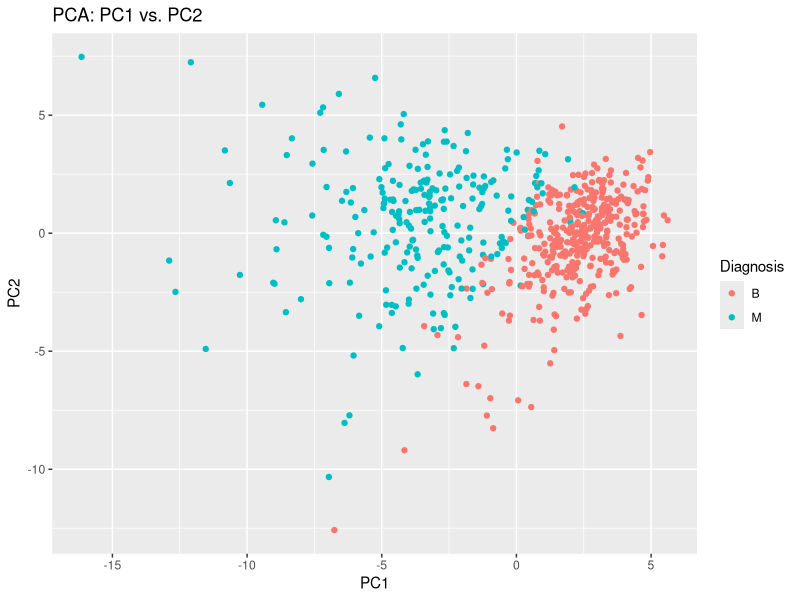
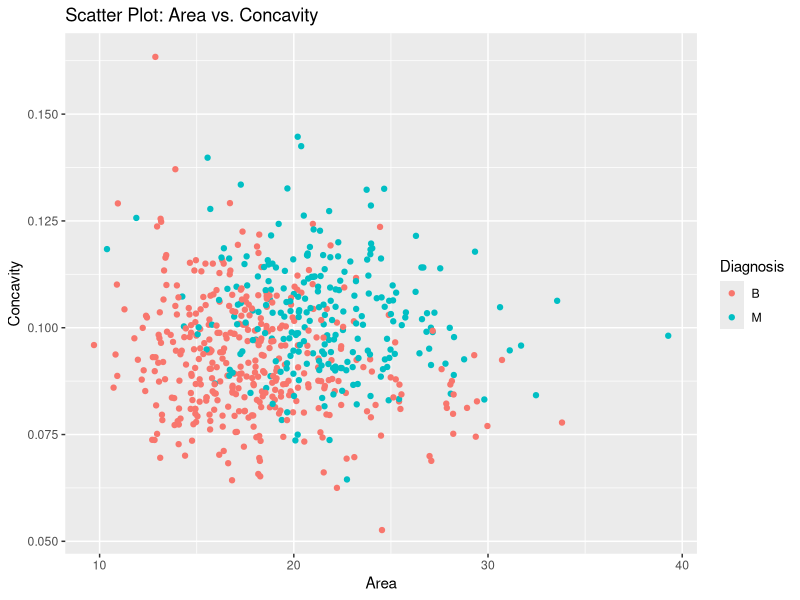
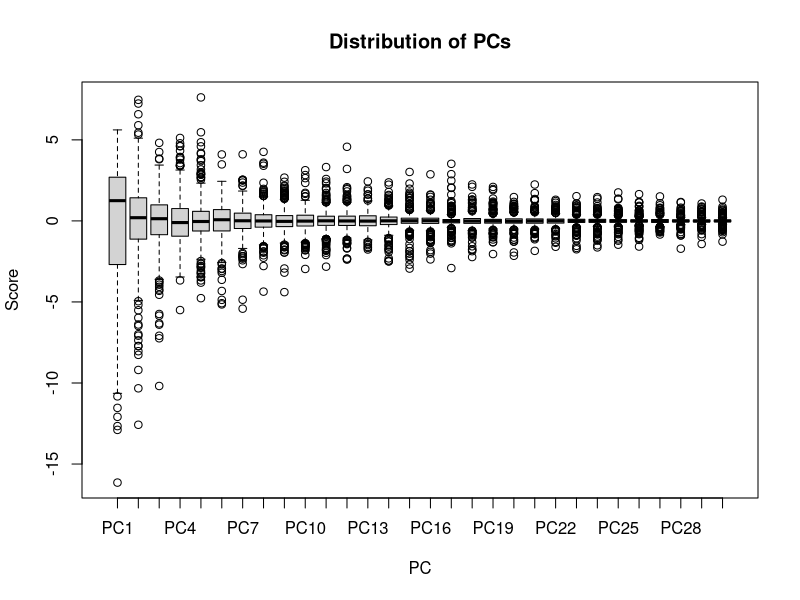

These charts were generated, in order, by the following R code:
## ---- chunk 1
ovarian.dataset <- read.delim("ovarian.data", sep=",", header = FALSE)
features <- c("perimeter", "area", "smoothness", "symmetry", "concavity", paste("protein", seq(1, 25), sep=""))
names(ovarian.dataset) <- c("cell_id", "diagnosis", features) # paste0(features,"_mean"), paste0(features,"_se"), paste0(features,"_worst")
head(ovarian.dataset)
## ---- chunk 2

data_subset <- ovarian.dataset[, c(3:ncol(ovarian.dataset))]

pca_result <- prcomp(data_subset, center = TRUE, scale. = TRUE)

summary(pca_result)

## ---- chunk 3
pca_summary <- summary(pca_result)

cumulative_variances <- pca_summary$importance[3, ]

num_pcs_for_90_percent_variance <- which(cumulative_variances >= 0.90)[1]

cat("Number of PCs needed to preserve 90% of the variance: ", num_pcs_for_90_percent_variance, "\n")

## ---- chunk 4
library(ggplot2)

pca_data <- as.data.frame(pca_result$x[, c(1, 2)])

ggplot(pca_data, aes(x = PC1, y = PC2))+
  geom_point(aes(color=ovarian.dataset$diagnosis))+
  labs(title = "PCA: PC1 vs. PC2", x = "PC1", y = "PC2", color = "Diagnosis") 
  
## ---- chunk 5
feature_data <- as.data.frame(ovarian.dataset[c("area", "concavity")])

ggplot(feature_data, aes(x = area, y = concavity)) +
  geom_point(aes(color=ovarian.dataset$diagnosis)) +
  labs(title = "Scatter Plot: Area vs. Concavity", x = "Area", y = "Concavity", color = "Diagnosis")
## ---- chunk 6
pca_data <- pca_result$x

boxplot(pca_data, main = "Distribution of PCs", xlab = "PC", ylab = "Score")
